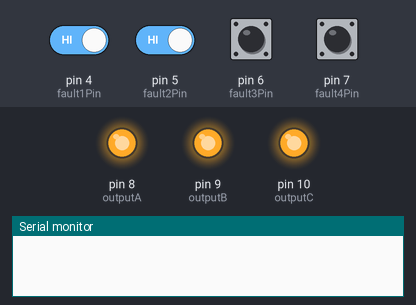
Bench run of a sketch on a simulated Arduino Uno, built with avr-gcc and run on an emulated ATmega328P. Shown: output pins drawn as LEDs (lit = HIGH), the last lines printed to the serial monitor. The test bench sets the inputs (shaded band); at power-on: pin 4 (fault1Pin), pin 5 (fault2Pin), pin 6 (fault3Pin), pin 7 (fault4Pin) HIGH.

Above: at 2.8 s.
2.9 s: pin 4 (fault1Pin) driven LOW and pin 5 (fault2Pin) driven LOW
At 3.5 s:
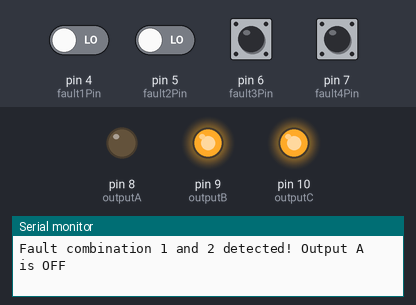
4.4 s: pin 4 (fault1Pin) driven HIGH
At 4.9 s:
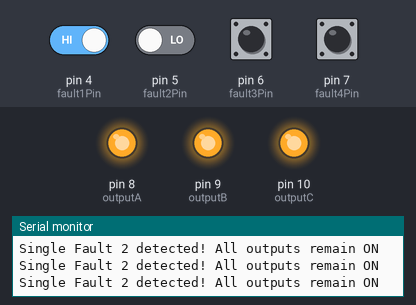
5.9 s: pin 6 (fault3Pin) pulled LOW for 0.15 s
At 6.01 s:
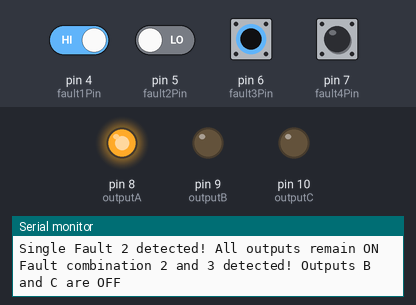
7.6 s: pin 7 (fault4Pin) pulled LOW for 0.15 s
At 7.72 s:
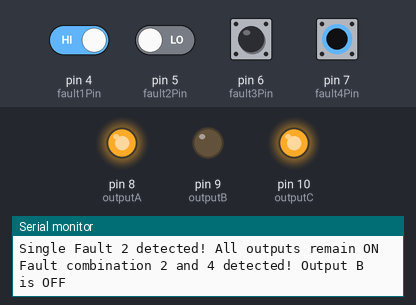
9.3 s: pin 4 (fault1Pin) driven LOW
At 10.6 s:
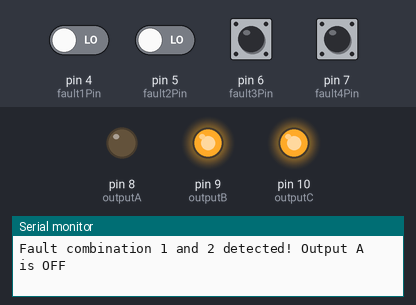
Timing chart, 0 to 11.8 s (numbered marks = the images above; inputs shaded):
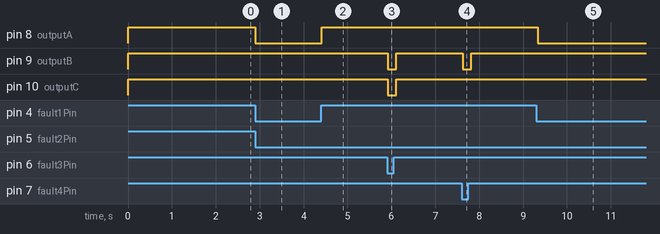

The sketch:

draft-meshRing.ino
```cpp
// MESH/RING CIRCUIT
// Created By: Lance and Joey Boy
// Subject: PSA - Instrumentation
// Date: December 10, 2024

// Pin definitions for fault inputs (using pull-up resistors)
const int fault1Pin = 4;
const int fault2Pin = 5;
const int fault3Pin = 6;
const int fault4Pin = 7;

// Pin definitions for outputs
const int outputA = 8;
const int outputB = 9;
const int outputC = 10;

void setup() {
  // Initialize Serial communication
  Serial.begin(9600);

  // Configure input pins with internal pull-up resistors
  pinMode(fault1Pin, INPUT_PULLUP);
  pinMode(fault2Pin, INPUT_PULLUP);
  pinMode(fault3Pin, INPUT_PULLUP);
  pinMode(fault4Pin, INPUT_PULLUP);

  // Configure output pins
  pinMode(outputA, OUTPUT);
  pinMode(outputB, OUTPUT);
  pinMode(outputC, OUTPUT);
}

void loop() {
  // Read fault states
  bool fault1 = digitalRead(fault1Pin) == LOW;
  bool fault2 = digitalRead(fault2Pin) == LOW;
  bool fault3 = digitalRead(fault3Pin) == LOW;
  bool fault4 = digitalRead(fault4Pin) == LOW;

  // Default state: all outputs ON
  bool stateA = true;
  bool stateB = true;
  bool stateC = true;

  // Check combinations first
  if (fault1 && fault2) {
    stateA = false;
    Serial.println("Fault combination 1 and 2 detected! Output A is OFF");
  }
  else if (fault2 && fault4) {
    stateB = false;
    Serial.println("Fault combination 2 and 4 detected! Output B is OFF");
  }
  else if (fault3 && fault4) {
    stateC = false;
    Serial.println("Fault combination 3 and 4 detected! Output C is OFF");
  }
  else if (fault2 && fault3) {
    stateB = false;
    stateC = false;
    Serial.println("Fault combination 2 and 3 detected! Outputs B and C are OFF");
  }
  else if (fault1 && fault4) {
    stateA = false;
    stateB = false;
    Serial.println("Fault combination 1 and 4 detected! Outputs A and B are OFF");
  }
  else if (fault1 && fault3) {
    stateA = false;
    stateB = false;
    stateC = false;
    Serial.println("Fault combination 1 and 3 detected! All outputs are OFF");
  }
  // Single faults
  else {
    if (fault1) Serial.println("Single Fault 1 detected! All outputs remain ON");
    if (fault2) Serial.println("Single Fault 2 detected! All outputs remain ON");
    if (fault3) Serial.println("Single Fault 3 detected! All outputs remain ON");
    if (fault4) Serial.println("Single Fault 4 detected! All outputs remain ON");
  }

  // Apply the output states
  digitalWrite(outputA, stateA ? HIGH : LOW);
  digitalWrite(outputB, stateB ? HIGH : LOW);
  digitalWrite(outputC, stateC ? HIGH : LOW);

  delay(100);
}
```

Measured:
- after the input at 2.9 s, pin 8 (outputA): HIGH → LOW at once
- after the input at 4.4 s, pin 8 (outputA): LOW → HIGH at once
- after the input at 5.9 s, pin 9 (outputB), pin 10 (outputC): HIGH → LOW at once, → HIGH 0.20 s later
- after the input at 7.6 s, pin 9 (outputB): HIGH → LOW at once, → HIGH 0.20 s later
- after the input at 9.3 s, pin 8 (outputA): HIGH → LOW at once
